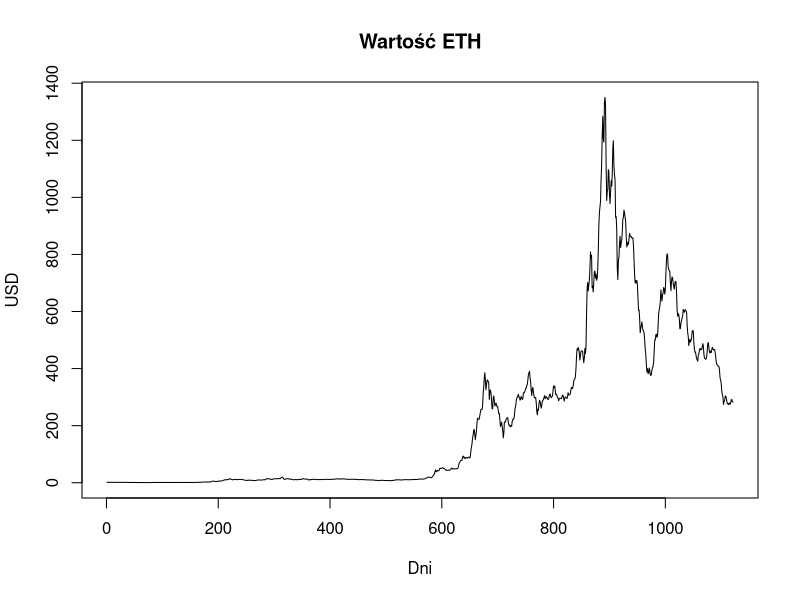
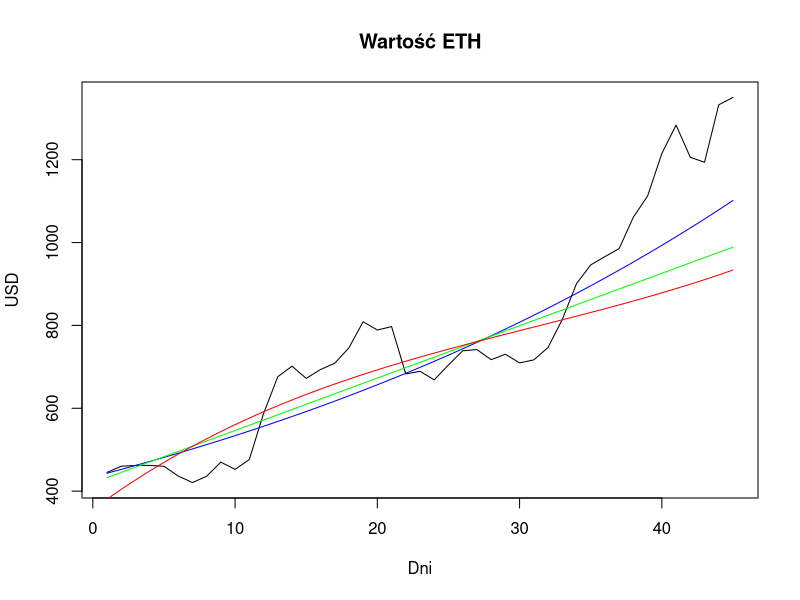
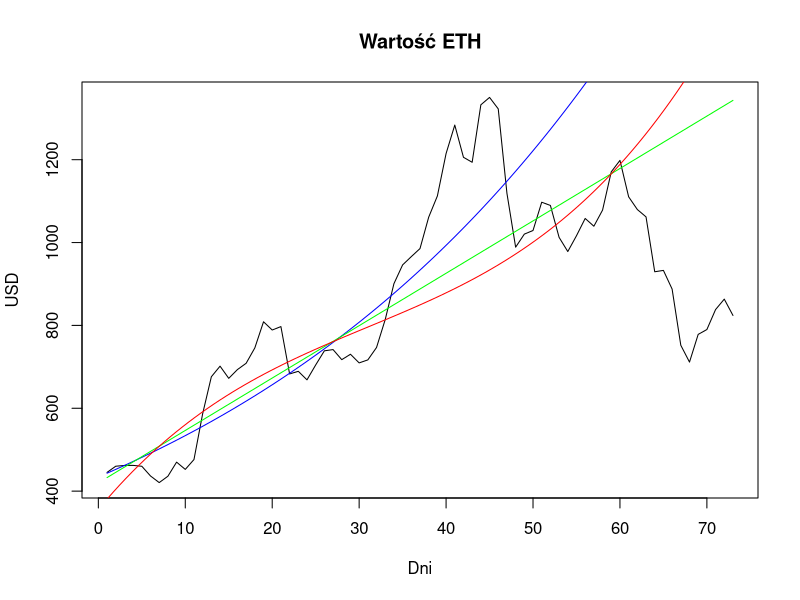

Source code (R) for these figures, in order:
### Projekt ###

# Przewidywanie ceny Ethereum w USD

# Zobaczmy jak dane wyglądają na wykresie

ETH <- read.csv(file='ETH.csv')
head(ETH)
average = ETH[,7]
average.ts <- ts(average, start = 1, frequency = 1)
plot.ts(average.ts, main = "Wartość ETH",xlab = "Dni",ylab = "USD", col = "black")

# z powodu dużej ilości danych skupimy się na krótszym przedziale czasu

average.ts <- ts(average[c(848:892)], start = 1, frequency = 1)
plot.ts(average.ts, main = "Wartość ETH",xlab = "Dni",ylab = "USD", col = "black")

# Wyznaczymy w którym dniu wartość ETH była najwyższa

max(average)
which.max(average)
dane <- ETH[,c(1,7)]
dane[848,] # początek przedziału
dane[892,] # maksymalna wartość

# wartości dla dni: 2017-12-01, 2018-01-04, 2018-01-14

przedział <- dane[c(848, 882, 892),]

# Będziemy pracować na przedziale od 2017-12-01 do 2018-01-04 (35 dni)

dane <- dane[c(848:882),2]
length(dane)

wektor <- c(1:35)
length(wektor)

# Spróbujemy przewidzieć maksymalną wartość ETH w dniu 2018-01-14,
# wartość teoretyczna dla argumentu 45.

# (1) regresja wykładnicza

model_1 <- lm(log10(dane)~wektor)
c = 10^coef(model_1)
wynik_1 <- c[1]*c[2]^45
wynik_1

x <- c(1:45)
curve(c[1]*c[2]^x, add = T, col = "blue") 
# niebieska krzywa na wykresie

### błąd ###

błąd_1 <- abs(max(average)-wynik_1)
błąd_1

# (2) regresja liniowa

model_2 <- lm(dane~wektor)
sum(resid(model_2)^2)
wynik_2 <- predict(model_2, data.frame(wektor=45))
wynik_2

curve(predict(model_2, data.frame(wektor=x)), add = T, col = "green") 
# zielona linia na wykresie

### błąd ###

błąd_2 <- abs(max(average)-wynik_2)
błąd_2

# (3) regresja wieloraka

model_3 <- lm(dane~wektor+I(wektor^2)+I(wektor^3))
sum(resid(model_3)^2)
wynik_3 <- predict(model_3, data.frame(wektor=45))
wynik_3

curve(predict(model_3, data.frame(wektor=x)), add = T, col = "red")
# czerwona krzywa na wykresie

### błąd ###

błąd_3 <- abs(max(average)-wynik_3)
błąd_3

### Wnioski ###

# Jak widać niebieska krzywa najbardziej zbliżyła się do wartości maksymalnej

wyniki <- as.table(setNames(c(błąd_1, błąd_2, błąd_3), c(1:3)))
wyniki

# Najmniejszy błąd otrzymaliśmy używając regresji wykładniczej i wyniósł on 248.74 USD
min(wyniki)

# Wykres dla kolejnych dni (te same regresje):

average.ts <- ts(average[c(848:920)], start = 1, frequency = 1)
plot.ts(average.ts, main = "Wartość ETH",xlab = "Dni",ylab = "USD", col = "black")
curve(c[1]*c[2]^x, add = T, col = "blue")
curve(predict(model_2, data.frame(wektor=x)), add = T, col = "green") 
curve(predict(model_3, data.frame(wektor=x)), add = T, col = "red")

# Po dniu 2018-01-14 wartość ETH zaczęła drasycznie spadać 
# (co możemy zaobserwować na wykresie) czego przyczyną była
# chęć regulacji rynku kryptowalut przez rządy wielu krajów w tym USA.
# Warto zauważyć, że każda z linii przetnie czarną linię, która reprezentuje
# realną wartość ETH.
# Modele te będą jednak mało użyteczne w skali długoterminowej ponieważ trudno
# przewidzeć wpływ efektów losowych na kurs kryptowalut.
